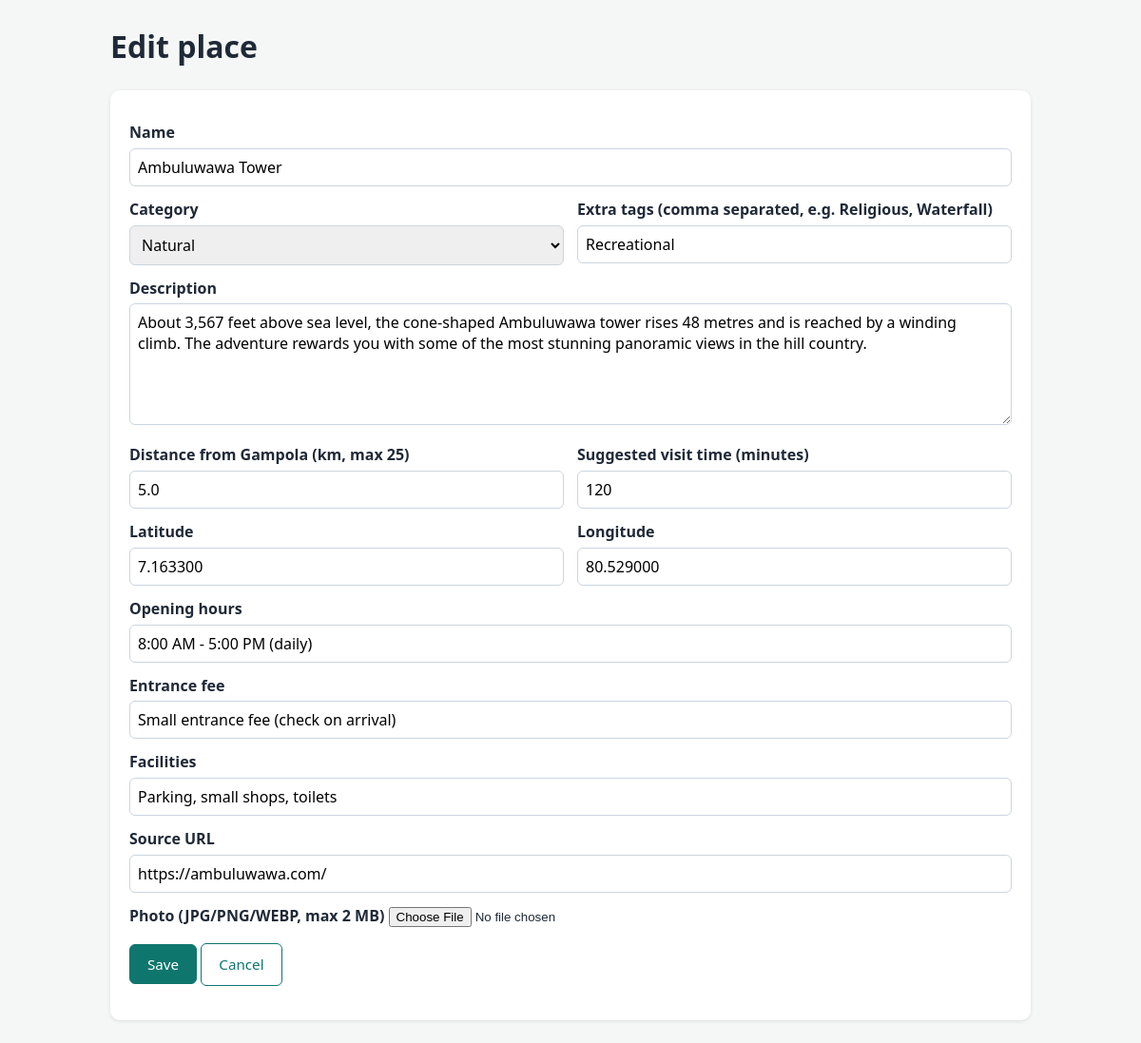
Screenshot of /admin/edit.php?id=1 (signed in) with the database file from the repository.
### tables this page shows
CREATE TABLE places (
    id INT AUTO_INCREMENT PRIMARY KEY,
    name VARCHAR(120) NOT NULL,
    category VARCHAR(40) NOT NULL,           
    tags VARCHAR(120) DEFAULT '',            
    description TEXT NOT NULL,
    distance_km DECIMAL(5,1) NOT NULL,       
    latitude DECIMAL(9,6) NOT NULL,
    longitude DECIMAL(9,6) NOT NULL,
    opening_hours VARCHAR(100) DEFAULT '',
    entrance_fee VARCHAR(100) DEFAULT '',
    facilities VARCHAR(255) DEFAULT '',
    visit_minutes INT NOT NULL DEFAULT 60,   
    photo VARCHAR(255) DEFAULT '',           
    source_url VARCHAR(255) DEFAULT '',
    created_at TIMESTAMP DEFAULT CURRENT_TIMESTAMP
);

### includes/functions.php (called while the page is built, shortened)
<?php
function e($s) { return htmlspecialchars((string)$s, ENT_QUOTES, 'UTF-8'); }
function categories() { return ['historical', 'religious', 'natural', 'recreational']; }

### admin/edit.php (the view, shortened to what this page needs)
<?php
require_once __DIR__ . '/../includes/db.php';
require_once __DIR__ . '/../includes/functions.php';
$id = (int)($_GET['id'] ?? 0);
$p = ['name' => '', 'category' => 'historical', 'tags' => '', 'description' => '', 'distance_km' => '',
      'latitude' => '', 'longitude' => '', 'opening_hours' => '', 'entrance_fee' => '', 'facilities' => '',
      'visit_minutes' => 60, 'photo' => '', 'source_url' => ''];
if ($id) {
    $stmt = $db->prepare('SELECT * FROM places WHERE id = ?');
    $stmt->bind_param('i', $id);
    $stmt->execute();
    $found = $stmt->get_result()->fetch_assoc();
    $p = $found;
}
?>
<!DOCTYPE html>
<html lang="en"><head>
<link rel="stylesheet" href="../assets/css/style.css">
</head><body>
<div class="admin-wrap">
  <h1><?= $id ? 'Edit place' : 'Add place' ?></h1>
  <form class="box" method="post" enctype="multipart/form-data">
    <label>Name <input type="text" name="name" value="<?= e($p['name']) ?>" required></label>
    <div class="row2">
      <label>Category
        <select name="category">
          <?php foreach (categories() as $c): ?>
            <option value="<?= $c ?>" <?= $p['category'] === $c ? 'selected' : '' ?>><?= ucfirst($c) ?></option>
          <?php endforeach; ?>
        </select>
      </label>
      <label>Extra tags (comma separated, e.g. Religious, Waterfall)
        <input type="text" name="tags" value="<?= e($p['tags']) ?>"></label>
    </div>
    <label>Description <textarea name="description" rows="5" required><?= e($p['description']) ?></textarea></label>
    <div class="row2">
      <label>Distance from Gampola (km, max 25) <input type="number" step="0.1" name="distance_km" value="<?= e($p['distance_km']) ?>" required></label>
      <label>Suggested visit time (minutes) <input type="number" name="visit_minutes" value="<?= e($p['visit_minutes']) ?>" required></label>
    </div>
    <div class="row2">
      <label>Latitude <input type="number" step="any" name="latitude" value="<?= e($p['latitude']) ?>" required></label>
      <label>Longitude <input type="number" step="any" name="longitude" value="<?= e($p['longitude']) ?>" required></label>
    </div>
    <label>Opening hours <input type="text" name="opening_hours" value="<?= e($p['opening_hours']) ?>"></label>
    <label>Entrance fee <input type="text" name="entrance_fee" value="<?= e($p['entrance_fee']) ?>"></label>
    <label>Facilities <input type="text" name="facilities" value="<?= e($p['facilities']) ?>"></label>
    <label>Source URL <input type="text" name="source_url" value="<?= e($p['source_url']) ?>"></label>
    <label>Photo (JPG/PNG/WEBP, max 2 MB) <input type="file" name="photo" accept="image/jpeg,image/png,image/webp"></label>
    <p>
      <button class="btn" type="submit">Save</button>
      <a class="btn outline" href="index.php">Cancel</a>
    </p>
  </form>
</div>
</body></html>

### assets/css/style.css (style rules this page uses)
:root { --green: #0f766e; --green-dark: #115e59; --bg: #f5f7f6; --text: #1f2937; --muted: #6b7280; --card: #fff; --border: #e5e7eb; }
* { box-sizing: border-box; }
body { margin: 0; font-family: "Segoe UI", system-ui, Arial, sans-serif; background: var(--bg); color: var(--text); line-height: 1.55; }
a { color: var(--green); }
.btn { display: inline-block; background: var(--green); color: #fff; border: 1px solid var(--green); padding: 10px 18px; border-radius: 6px; cursor: pointer; text-decoration: none; font-size: .95rem; font-family: inherit; }
.btn.outline { background: #fff; color: var(--green); }
.admin-wrap { max-width: 1000px; margin: 24px auto; padding: 0 16px; }
form.box { background: #fff; padding: 20px; border-radius: 10px; box-shadow: 0 1px 4px rgba(0,0,0,.1); }
form.box label { display: block; margin-top: 12px; font-weight: 600; }
form.box input[type=text], form.box input[type=number], form.box input[type=password], form.box select, form.box textarea { width: 100%; padding: 8px; font-size: 1rem; margin-top: 4px; border: 1px solid #cbd5e1; border-radius: 6px; font-family: inherit; }
.row2 { display: grid; grid-template-columns: 1fr 1fr; gap: 14px; }

### rows the page displays
places: name "Ambuluwawa Tower", category "Natural", tags "Recreational", description "About 3,567 feet above sea level, the cone-shaped Ambuluwawa tower rises 48 metres and is reached by a winding climb. The adventure rewards you with some of the most stunning panoramic views in the hill country.", distance_km "5.0", visit_minutes "120", latitude "7.163300", longitude "80.529000", opening_hours "8:00 AM - 5:00 PM (daily)", entrance_fee "Small entrance fee (check on arrival)", facilities "Parking, small shops, toilets", source_url "https://ambuluwawa.com/"
